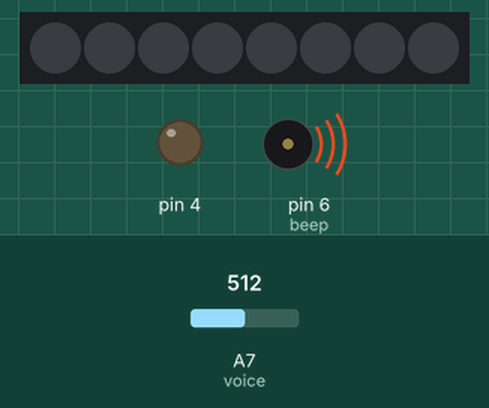
Bench run of a sketch on a simulated Arduino Nano, built with avr-gcc and run on an emulated ATmega328P. On the bench: 8 RGB LEDs in strip order, left to right, output pins drawn as LEDs (lit = HIGH), buzzer (waves = sounding). The inputs (shaded band) are chosen by the test bench; at power-on: A7 (voice) = 512. The strip is taken to match the declared colour order; pins used as bus, display or sensor lines are not drawn; what the sketch prints to the serial monitor is not drawn.

Above: at 1.2 s.
1.3 s: A7 (voice) set to 484
At 2.3 s:
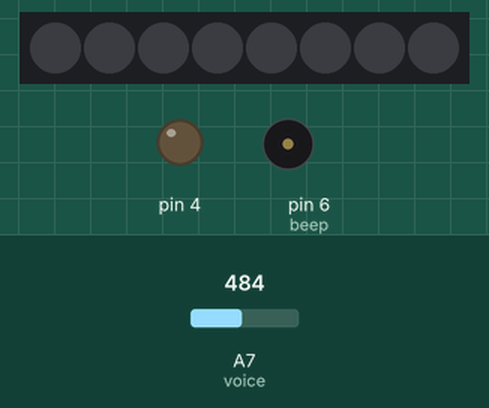
2.9 s: A7 (voice) set to 510
At 3.4 s:
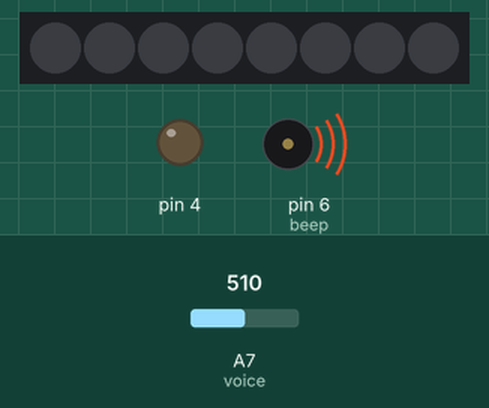
4.4 s: A7 (voice) set to 490
At 5.7 s:
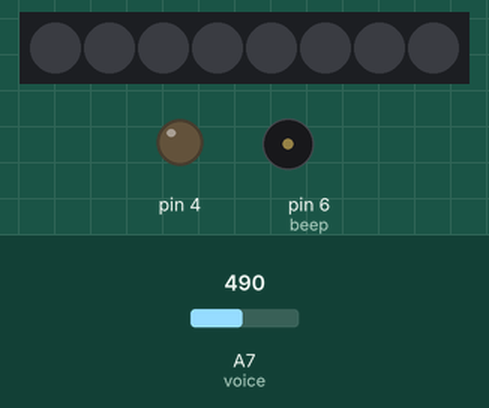
6.0 s: A7 (voice) set to 511
At 6.9 s:
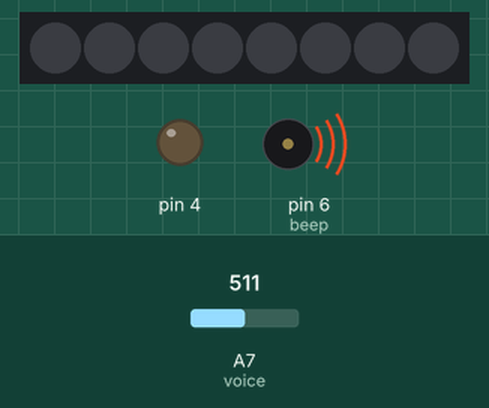
Timing chart, 0 to 8.5 s (numbered marks = the images above; inputs shaded):
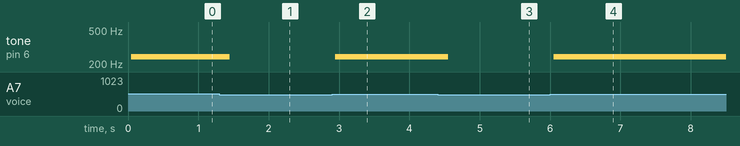

Measured:
- the behaviour switches between 501 and 500 on A7 (voice) (found by bisection; images 0 and 1)
- after the input at 1.3 s, tone on pin 6 (beep): 242 Hz → silent after 0.15 s
- after the input at 2.9 s, tone on pin 6 (beep): silent → 242 Hz after 0.05 s
- after the input at 4.4 s, tone on pin 6 (beep): 242 Hz → silent after 0.15 s
- after the input at 6.0 s, tone on pin 6 (beep): silent → 242 Hz after 0.05 s

The sketch:

Voice.ino
```cpp
#include <Adafruit_NeoPixel.h>
#define PIN 5          //Define the pins of the RGB lamp
#define MAX_LED 8      //8 RGB lights in the robot car

int beep = 6;         //Define the pins of the buzzer
int i = 0;
Adafruit_NeoPixel strip = Adafruit_NeoPixel( MAX_LED, PIN, NEO_RGB + NEO_KHZ800 );
int val;
int voice = A7;       //Define the pins of the Voice sensor


/*Initialization settings*/
void setup()
{
  Serial.begin(115200);
  pinMode(voice, INPUT);
  pinMode(beep,OUTPUT);
  strip.begin();
  strip.show();
  pinMode(4,OUTPUT);
  digitalWrite(4,0); //Pin 4 is the pin of the color recognition sensor searchlight
  /* In order to reduce the load of the power supply,
  * we initialize the searchlight of the color recognition sensor when it is initialized
  * (this is not necessary when the color recognition sensor is used)
  */
}

void beep_on()
{
  for(i=0;i<50;i++)
      {
          digitalWrite(beep,HIGH);//sound
          delay(3);
          digitalWrite(beep,LOW);//no sound
          delay(1);
      }
}

/*Main function*/
void loop()
{

  val =analogRead(voice);
  //Serial.println("start");
  //Serial.println("1234");
  Serial.println(val);   //Print out the value output by the photo sensor by the serial port
  if (val > 500)          //Determine if the received data value meets the scope
  {
      beep_on();
  }
  //Serial.println("end");
}
```
